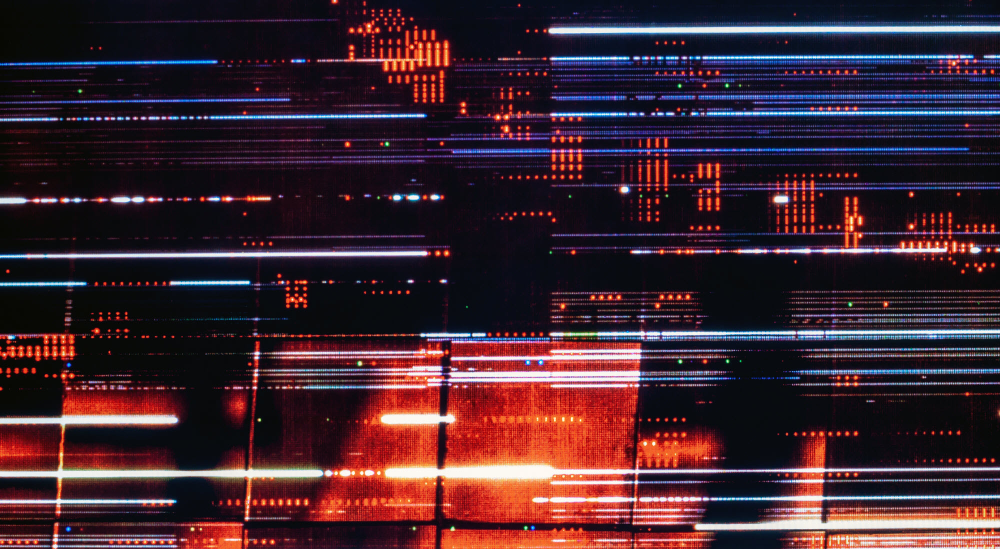
#> input picture OpenCV_exercises/dominant_color/6.jpg, 2000 x 1098 px (shown at 1/2 size)
$ python dominating_color_krithik.py
#> lines starting #> are read from the running program, lines starting #| are printed output that depends on the picture; long printed decimals are rounded
import cv2 as cv
from  sklearn.cluster import KMeans
import matplotlib.pyplot as plt
import collections
import statistics as st

img=cv.imread('6.jpg')
#> img is the input picture: shape (1098, 2000, 3); mean B, G, R 47.5, 37.9, 63.7
img=cv.resize(img,(400,400),interpolation = cv.INTER_AREA)
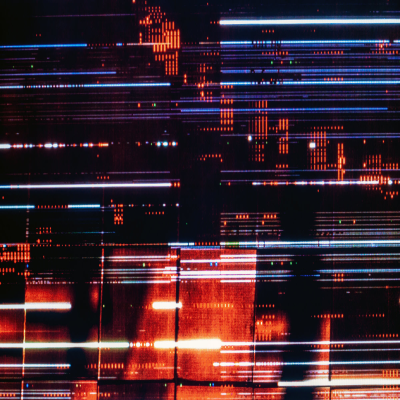
#> img: shape (400, 400, 3); mean B, G, R 47.5, 37.9, 63.7


cv.imshow('img',img)
img=cv.cvtColor(img,cv.COLOR_BGR2RGB)
cv.waitKey(0)
cv.destroyAllWindows()


#clustering ppixels into groups using Kmeans clustering
img1 = img.reshape((img.shape[0] * img.shape[1], 3))
km = KMeans(n_clusters = 5,random_state=48)
km.fit(img1)

pred= km.predict(img1)

print(km.cluster_centers_)

#finding the most frequent cluster
dom=st.mode(pred)
#> dom = 0
colors=km.cluster_centers_

#assigning most dominant  color
dcolor = colors[dom]
#> dcolor = [16.92, 12.1, 21.58]
print("Most dominating color is:",dcolor)
#| Most dominating color is: [16.918 12.100 21.583]

count=collections.Counter(pred)
#> count = {0: 99141, 2: 23402, 1: 9325, 4: 19567, 3: 8565}
#plotting most dominant colors according to the clustering algo
barp=plt.bar((count.keys()),(count.values()))
#> barp = 5 items
barp[0].set_color(colors[0]/255)
barp[1].set_color(colors[1]/255)
barp[2].set_color(colors[2]/255)
barp[3].set_color(colors[3]/255)
barp[4].set_color(colors[4]/255)
plt.xlabel('Color')
plt.ylabel('No. of pixels')
plt.show()
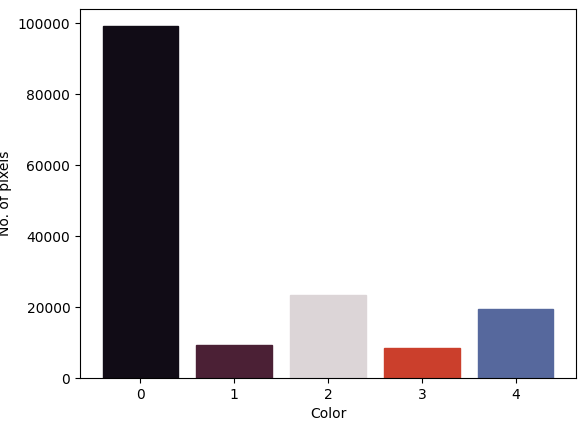
#> figure drawn by matplotlib, 1 panel; tallest bar 99141 high, from x = -0.4 to 0.4

$ run again, with OpenCV_exercises/dominant_color/3.jpg copied over OpenCV_exercises/dominant_color/6.jpg
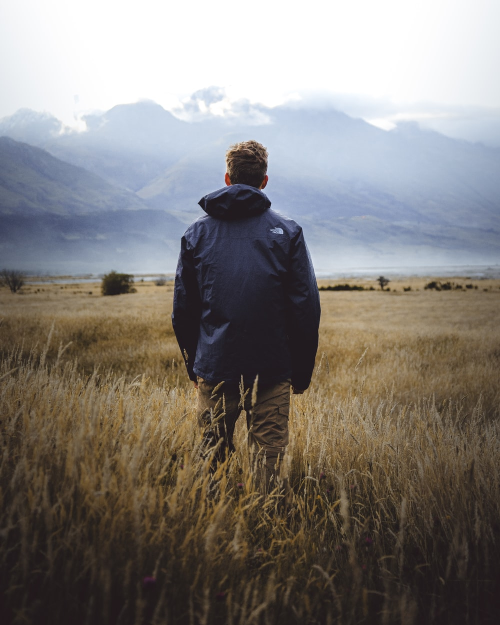
#> input picture OpenCV_exercises/dominant_color/3.jpg, 1000 x 1250 px (shown at 1/2 size)
#> img is the input picture: shape (1250, 1000, 3); mean B, G, R 122, 125.7, 130.3
#> `img=cv.resize(img,(400,400),interpolation = cv.INTER_AREA)`:
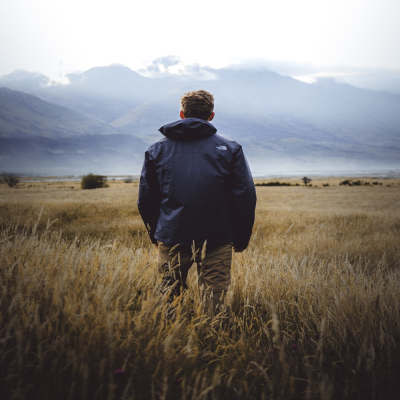
#> img: shape (400, 400, 3); mean B, G, R 122, 125.7, 130.3
#> dom = 2
#> dcolor = [47.61, 39.8, 36.48]
#| Most dominating color is: [47.614 39.804 36.480]
#> count = {0: 30058, 4: 25354, 3: 22668, 1: 31574, 2: 50346}
#> barp = 5 items
#> `plt.show()`:
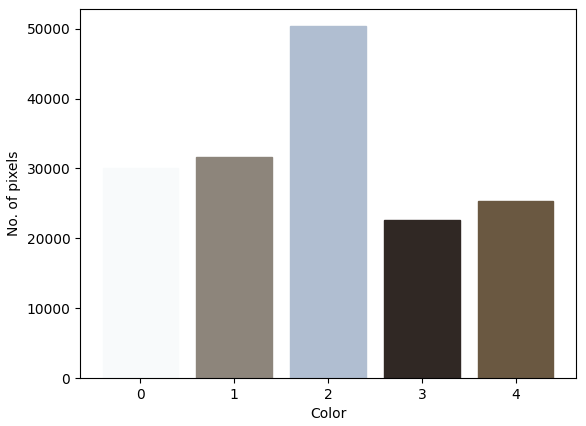
#> figure drawn by matplotlib, 1 panel; tallest bar 50346 high, from x = 1.6 to 2.4

$ run again, with OpenCV_exercises/dominant_color/4.jpg copied over OpenCV_exercises/dominant_color/6.jpg
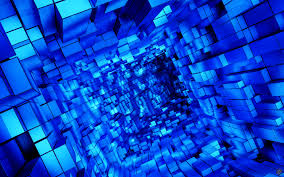
#> input picture OpenCV_exercises/dominant_color/4.jpg, 284 x 177 px
#> img is the input picture: shape (177, 284, 3); mean B, G, R 202, 70.1, 7.5
#> `img=cv.resize(img,(400,400),interpolation = cv.INTER_AREA)`:
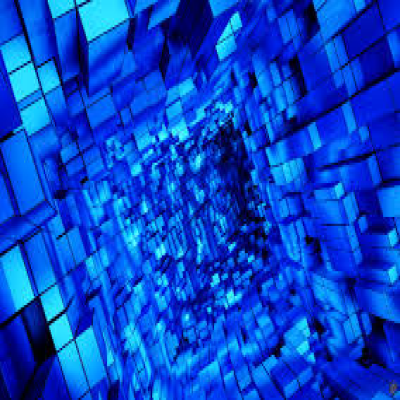
#> img: shape (400, 400, 3); mean B, G, R 202, 70.1, 7.4
#> dom = 4
#> dcolor = [4.48, 49.9, 218]
#| Most dominating color is: [  4.477  49.902 218.045]
#> count = {4: 48360, 0: 35457, 2: 16422, 1: 43451, 3: 16310}
#> barp = 5 items
#> `plt.show()`:
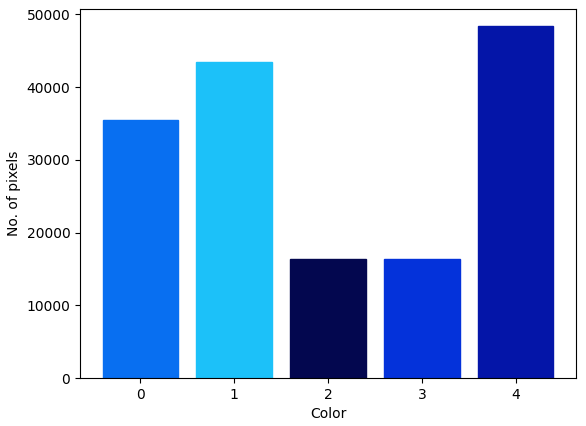
#> figure drawn by matplotlib, 1 panel; tallest bar 48360 high, from x = 3.6 to 4.4
